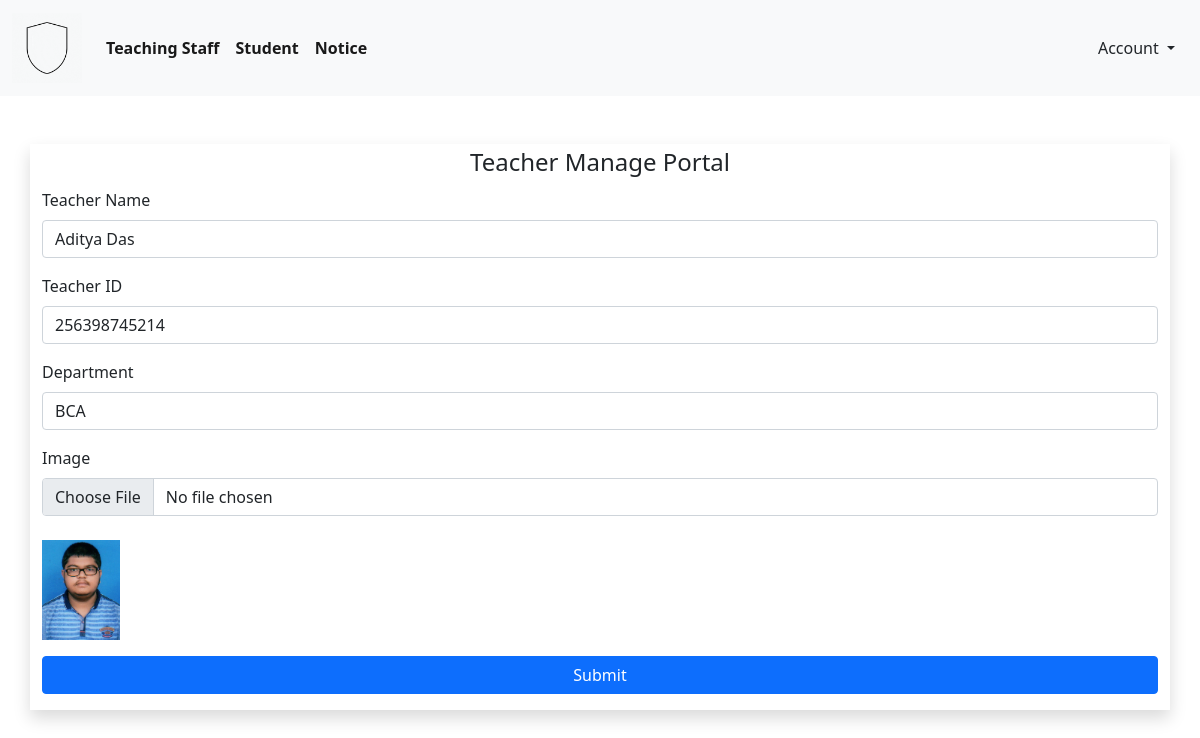
The page /Admin/Tupdate.php?Id=7 on the database as committed earlier.
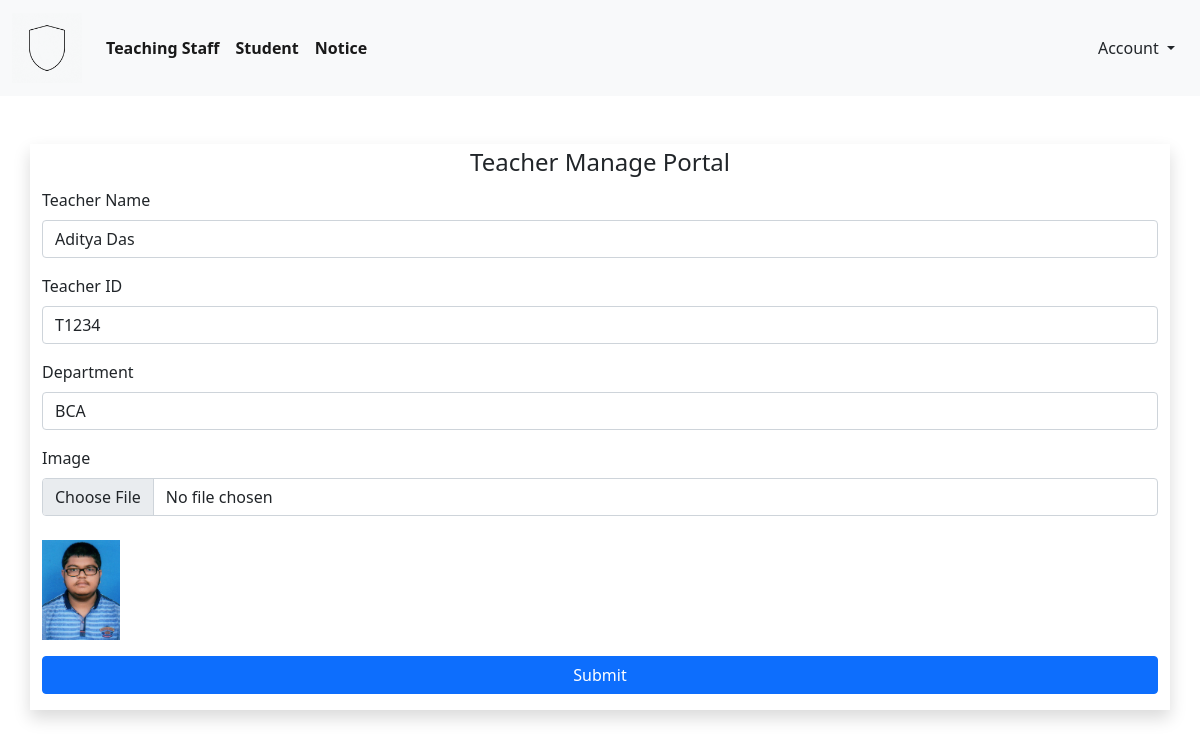
The same page on the database as committed later.
### tables this page shows
CREATE TABLE `teacher` (
  `id` int(11) NOT NULL,
  `Name` varchar(100) NOT NULL,
  `TeacherID` varchar(100) NOT NULL,
  `Department` varchar(100) NOT NULL,
  `Image` varchar(100) NOT NULL,
  `Phone` varchar(100) NOT NULL,
  `Street` varchar(100) NOT NULL,
  `City` varchar(100) NOT NULL,
  `State` varchar(100) NOT NULL,
  `Zip` varchar(100) NOT NULL
);

### Admin/Tupdate.php (the view, shortened to what this page needs)
<html lang="en">
<head>
    <link rel="stylesheet" href="../Resorce/bootstrap.css">
    <link rel="stylesheet" href="../Resorce/style.css">
    <link rel="stylesheet" href="https://cdnjs.cloudflare.com/ajax/libs/font-awesome/6.1.1/css/all.min.css">
</head>
<body>
    <nav class="navbar navbar-expand-lg navbar-light bg-light">
        <div class="container-fluid">
            <a class="navbar-brand" href="admin.php"><img src="../Resorce/logo.gif" style="height: 70px;" alt=""></a>
            <div class="collapse navbar-collapse" id="navbarSupportedContent">
                <ul class="navbar-nav me-auto mb-2 mb-lg-0">
                    <li class="nav-item">
                        <b><a class="nav-link active" aria-current="page" href="teachermanage.php">Teaching Staff</a></b>
                    </li>
                    <li class="nav-item">
                        <b><a class="nav-link active" aria-current="page" href="studentmanage.php">Student</a></b>
                    </li>
                    <li class="nav-item">
                        <b><a class="nav-link active" aria-current="page" href="#">Notice</a></b>
                    </li>
                </ul>
                <div class="d-flex">
                    <div class="dropdown float-right ">
                        <button class="btn btn-transparent dropdown-toggle" type="button" id="dropdownMenu2" data-bs-toggle="dropdown" aria-expanded="false">
                            Account
                        </button>
                    </div>
                </div>
            </div>
        </div>
    </nav>
    <div class="container mt-5 mb-5">
        <div class="row">
            <div class="bg-white shadow">
                <?php
                include 'db.php';
                $id = $_GET['Id'];
                $q = "SELECT * FROM `teacher` WHERE id = {$id} ";
                $record = mysqli_query($conn, $q) or die("Query Unsuccessful");
                if (mysqli_num_rows($record)) {
                    while ($row = mysqli_fetch_assoc($record)) {
                ?>
                        <form method="POST" action="Tupdate1.php" enctype="multipart/form-data">
                            <legend class="text-center">Teacher Manage Portal</legend>
                            <div class="mb-3">
                                <label for="disabledTextInput" class="form-label">Teacher Name</label>
                                <input type="text" value="<?php echo $row['Name'] ?>" id="disabledTextInput" name="tname" class="form-control" placeholder="Teacher Name">
                            </div>
                            <div class="mb-3">
                                <label for="disabledTextInput" class="form-label">Teacher ID</label>
                                <input type="text" value="<?php echo $row['TeacherID'] ?>" id="disabledTextInput" name="tid" class="form-control" placeholder="Teacher ID">
                            </div>
                            <div class="mb-3">
                                <label for="disabledTextInput" class="form-label">Department</label>
                                <input type="text" value="<?php echo $row['Department'] ?>" id="disabledTextInput" name="tdep" class="form-control" placeholder="Department">
                            </div>
                            <div class="mb-3">
                                <label for="disabledTextInput" class="form-label">Image</label>
                                <input type="file" id="disabledTextInput" name="timage" class="form-control" placeholder="Image"><br>
                                <img src="<?php echo $row['Image'] ?>" alt="" style="height: 100px;">
                            </div>
                            <button type="submit" name="update" class="btn btn-primary w-100">Submit</button>
                        </form>
                <?php
                    }
                }
                ?>
            </div>
        </div>
    </div>
</body>
</html>

Rows that differ between the two databases and show on the page:
changed teacher "Aditya Das": tid "256398745214" → "T1234"
